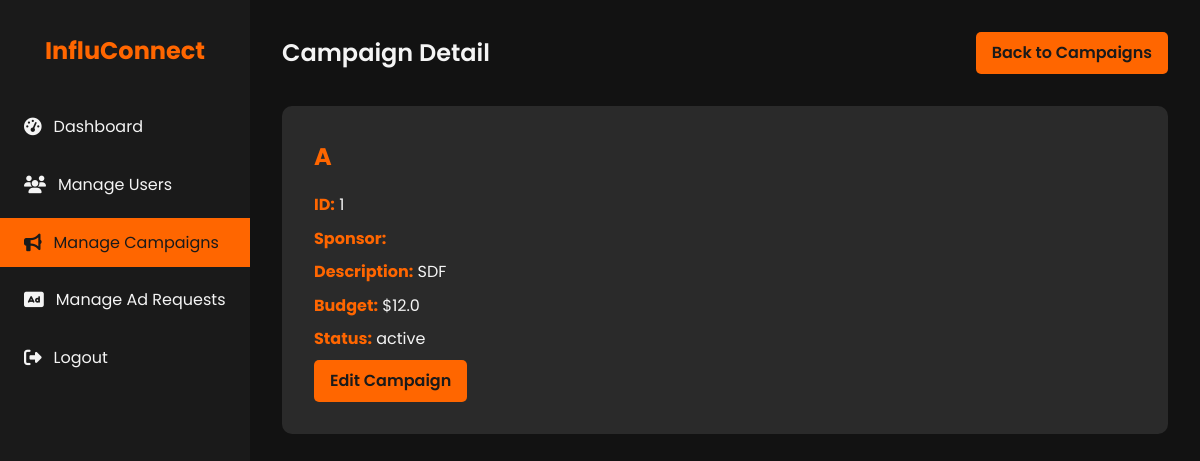
/admin/campaigns/1 (signed in), run on the app's committed database.
### models.py (models this page shows, shortened)
class Campaign(db.Model):
    id = db.Column(db.Integer, primary_key=True)
    sponsor_id = db.Column(db.Integer, db.ForeignKey('sponsor.id', ondelete='SET NULL'), nullable=True)
    title = db.Column(db.String(120), nullable=False)
    company_name= db.Column(db.String(120), nullable=False)
    description = db.Column(db.Text)
    budget = db.Column(db.Float)
    category = db.Column(db.String(120))
    status = db.Column(db.String(50), nullable=False)  # active, completed, flagged
    start_date = db.Column(db.DateTime)
    end_date = db.Column(db.DateTime)
    is_public = db.Column(db.Boolean, default=True)
    sponsor = db.relationship('Sponsor', backref=db.backref('campaigns', lazy=True, cascade='all, delete-orphan'))

### app.py (the view)
    @app.route('/admin/campaigns/<int:campaign_id>')
    @login_required
    @admin_required
    def admin_campaign_detail(campaign_id):
        campaign = Campaign.query.get_or_404(campaign_id)
        return render_template('admin_campaign_detail.html', campaign=campaign)

### templates/admin_campaign_detail.html (shortened to what this page needs)
<!DOCTYPE html>
<html lang="en">
<head>
    <link rel="stylesheet" href="https://cdnjs.cloudflare.com/ajax/libs/font-awesome/6.1.1/css/all.min.css">
</head>
<body>
    <div class="dashboard">
        <aside class="sidebar">
            <div class="logo">
                <h1>InfluConnect</h1>
            </div>
            <nav>
                <ul class="nav-menu">
                    <li class="nav-item">
                        <a href="{{ url_for('admin_dashboard') }}" class="nav-link">
                            <i class="fas fa-tachometer-alt"></i> Dashboard
                        </a>
                    </li>
                    <li class="nav-item">
                        <a href="{{ url_for('admin_users') }}" class="nav-link">
                            <i class="fas fa-users"></i> Manage Users
                        </a>
                    </li>
                    <li class="nav-item">
                        <a href="{{ url_for('admin_campaigns') }}" class="nav-link active">
                            <i class="fas fa-bullhorn"></i> Manage Campaigns
                        </a>
                    </li>
                    <li class="nav-item">
                        <a href="{{ url_for('admin_ad_requests') }}" class="nav-link">
                            <i class="fas fa-ad"></i> Manage Ad Requests
                        </a>
                    </li>
                    <li class="nav-item">
                        <a href="{{ url_for('logout') }}" class="nav-link">
                            <i class="fas fa-sign-out-alt"></i> Logout
                        </a>
                    </li>
                </ul>
            </nav>
        </aside>
        <main class="main-content">
            <header class="header">
                <h1 class="welcome-text">Campaign Detail</h1>
                <a href="{{ url_for('admin_campaigns') }}" class="btn">Back to Campaigns</a>
            </header>
            <section class="campaign-detail">
                <h2>{{ campaign.title }}</h2>
                <p><strong>ID:</strong> {{ campaign.id }}</p>
                <p><strong>Sponsor:</strong> {{ campaign.sponsor.username }}</p>
                <p><strong>Description:</strong> {{ campaign.description }}</p>
                <p><strong>Budget:</strong> ${{ campaign.budget }}</p>
                <p><strong>Status:</strong> {{ campaign.status }}</p>
                <a href="{{ url_for('admin_campaign_edit', campaign_id=campaign.id) }}" class="btn">Edit Campaign</a>
            </section>
        </main>
    </div>
</body>
</html>

### templates/admin_campaign_detail.html (style rules this page uses)
:root { --primary-color: #1a1a1a; --secondary-color: #ff6600; --text-color: #f4f4f4; --bg-color: #121212; --card-bg-color: #2a2a2a; --hover-color: #ff8533; }
* { margin: 0; padding: 0; box-sizing: border-box; }
body { font-family: 'Poppins', sans-serif; line-height: 1.6; color: var(--text-color); background-color: var(--bg-color); }
.dashboard { display: flex; min-height: 100vh; }
.sidebar { width: 250px; background-color: var(--primary-color); padding: 2rem 0; position: fixed; height: 100vh; overflow-y: auto; }
.logo { text-align: center; margin-bottom: 2rem; }
.logo h1 { color: var(--secondary-color); font-size: 1.5rem; }
.nav-menu { list-style-type: none; }
.nav-item { margin-bottom: 0.5rem; }
.nav-link { display: flex; align-items: center; padding: 0.75rem 1.5rem; color: var(--text-color); text-decoration: none; transition: all 0.3s ease; }
.nav-link:hover, .nav-link.active { background-color: var(--secondary-color); color: var(--primary-color); }
.nav-link i { margin-right: 0.75rem; font-size: 1.1rem; }
.main-content { flex-grow: 1; margin-left: 250px; padding: 2rem; }
.header { display: flex; justify-content: space-between; align-items: center; margin-bottom: 2rem; }
.welcome-text { font-size: 1.5rem; font-weight: 600; }
.btn { background-color: var(--secondary-color); color: var(--primary-color); padding: 0.5rem 1rem; border: none; border-radius: 5px; cursor: pointer; font-weight: 600; transition: all 0.3s ease; text-decoration: none; display: inline-block; }
.campaign-detail { background-color: var(--card-bg-color); border-radius: 10px; padding: 2rem; margin-bottom: 2rem; }
.campaign-detail h2 { color: var(--secondary-color); margin-bottom: 1rem; }
.campaign-detail p { margin-bottom: 0.5rem; }
.campaign-detail strong { color: var(--secondary-color); }

### data on the page
Campaign: title "A", id "1", description "SDF", budget "12.0", status "active"
